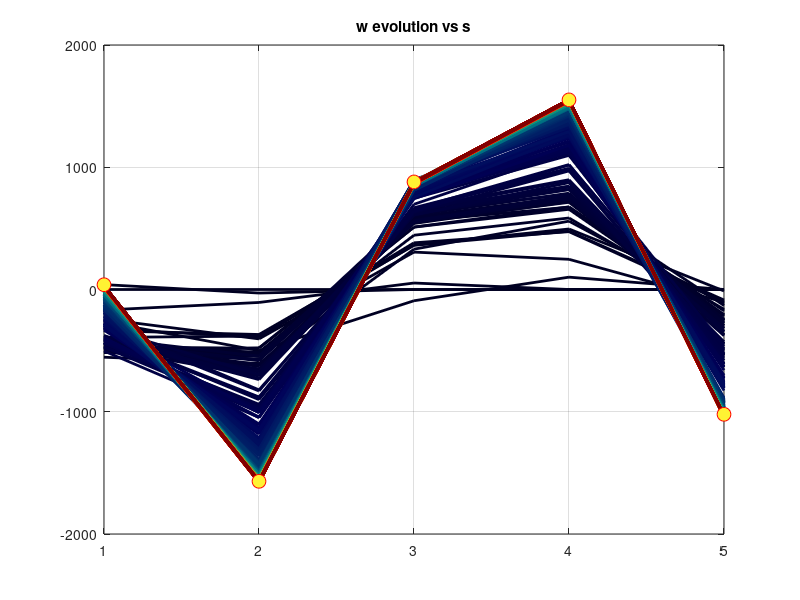
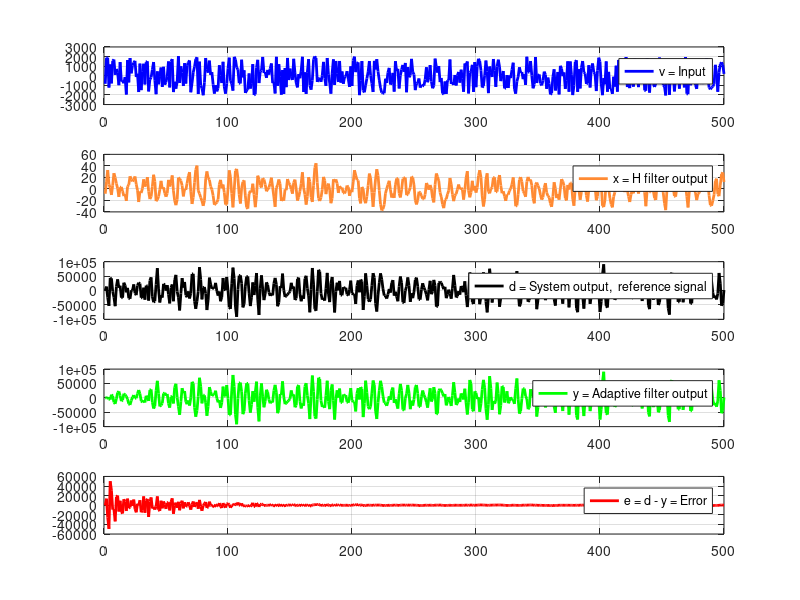

These charts were generated, in order, by the following MATLAB code:
clear all;
close all;
clc;

Nbits=12;
MaxVal=2^(Nbits-1)-1
MinVal=-2^(Nbits-1)
uLMSDen=2^(Nbits)

%% Variables definitions 4 
% Total samples
N = 500;

% samples index vector
n = 1:N;

% v = input,  noise 
v = randi([MinVal,  MaxVal],  N,  1); 

% H filter 
bH = [1]; 
aH = [100 -80 50];

% x = H filter output 
x = filter(bH,  aH,  v); 

% y = W adaptive filter output
% since the filtering task is iterative 
% because the coefficients will be updated each time, 
% declare it as a vector of N elements. 
% updated output values will be inserted in it.
y = zeros(N,  1); 
err = zeros(N, 1);

% Filtering related parameters
% temporary buffer / samples size
M = 5; 
m = 1:M;

% Unknown system impulse response
s = randi([MinVal,  MaxVal],  M,  1);

% Reference signal
d = filter(s,  1,  x);

% x samples vector used for filtering
xtmp = zeros(M,  1);

% W time domain vector
wLMS = zeros(M,  1);

% LMS error and output vector.Use it to update y vector of size N
eLMS = zeros(M, 1);
yLMS = zeros(M, 1); 
uLMS = 1./uLMSDen

fig = figure(); 
C = jet(N);
kc = linspace(0.25, 1, N); 

for k = n

    dtmp = d(k); 
    xtmp = [x(k); xtmp(1:M-1)];
    yLMS = transpose(wLMS)*xtmp;
    yLMS = yLMS;
    eLMS = dtmp-yLMS;
    y(k) = yLMS;
    err(k) = eLMS;
    wLMS = floor(wLMS + uLMS .* eLMS .* xtmp);
    
    if (isnan(wLMS))
       disp(['Nan at k = ' num2str(k)]);
       break;
    end
    
    plot(m, wLMS, 'LineWidth', 2, 'Color', kc(k).*C(k, :)); grid on; hold on;

 end

scatter(m, s, 100, 'MarkerFaceColor', [1 0.95 0.2], 'MarkerEdgeColor',  [1 0 0]);
hold on;
title('w evolution vs s');
print('wLMS_vs_s.png', '-dpng');
waitfor(fig);

fig=figure(); 
subplot(5, 1, 1)
plot(n, v, 'LineWidth', 2, 'Color', [0 0 1]); grid on;
legend('v = Input');
subplot(5, 1, 2)
plot(n, x,  'LineWidth', 2, 'Color',  [1 0.5412 0.2]); grid on;
legend('x = H filter output');
subplot(5, 1, 3)
plot(n, d, 'LineWidth', 2, 'Color', [0 0 0]);grid on;
legend('d = System output,  reference signal');
subplot(5, 1, 4)
plot(n, y, 'LineWidth', 2, 'Color', [0 1 0]); grid on;
legend('y = Adaptive filter output');
subplot(5, 1, 5)
plot(n, err, 'LineWidth', 2, 'Color', [1 0 0]); grid on;
legend('e = d - y = Error');
print('data_plots.png', '-dpng');
waitfor(fig);

disp('s vs wLMS');
disp([s,  wLMS]);

disp(['y bits = ' num2str(ceil(log2(max(abs(y)))))]);
disp(['err bits = ' num2str(ceil(log2(max(abs(err)))))]);
disp(['wLMS bits = ' num2str(ceil(log2(max(abs(wLMS)))))]);
